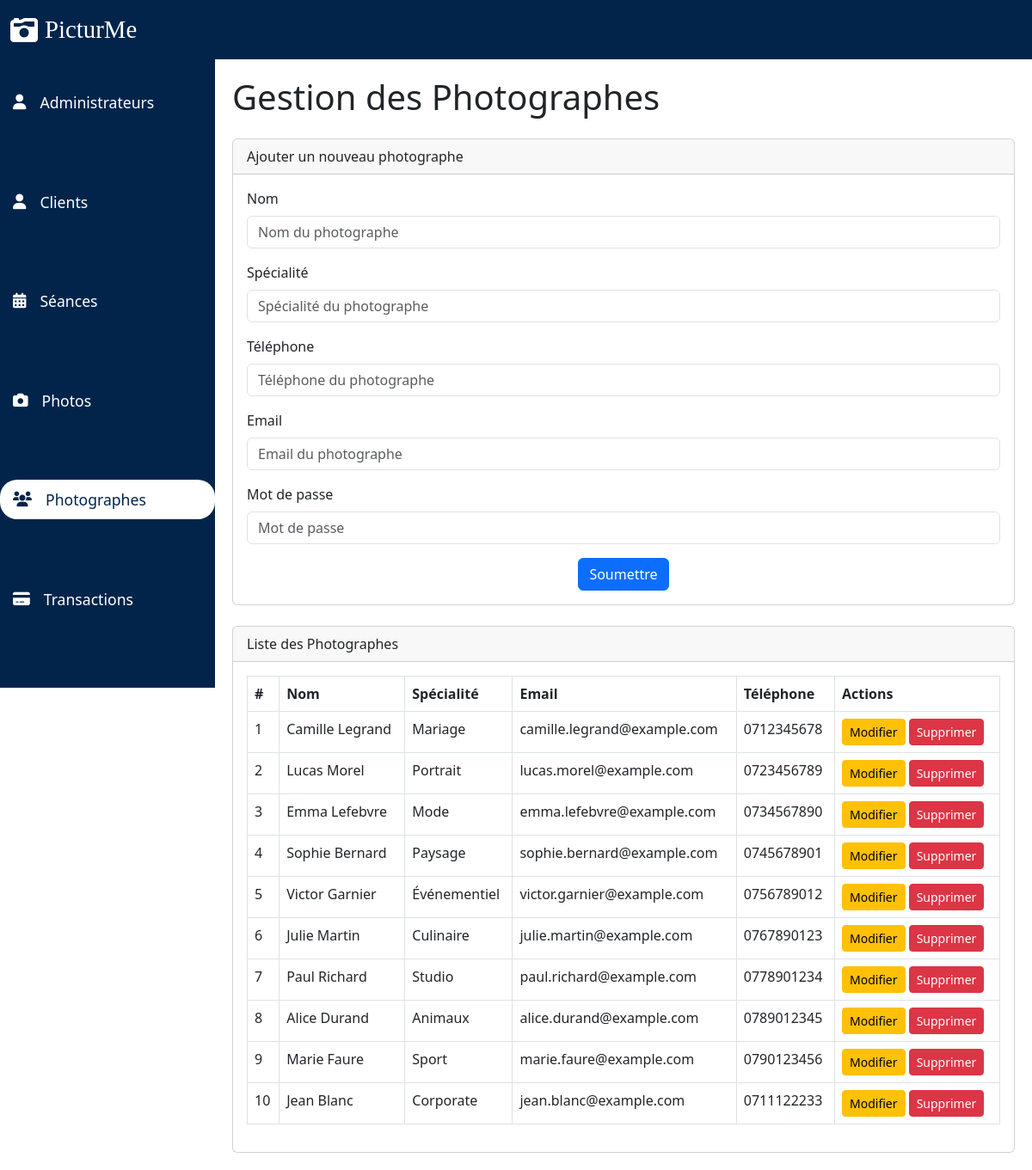
Screenshot of /pages/dashboard/photographes.php with the database file from the repository.
### tables this page shows
CREATE TABLE Photographe (
                             id_photographe INT PRIMARY KEY AUTO_INCREMENT,
                             nom VARCHAR(100),
                             specialite VARCHAR(100),
                             email VARCHAR(100),
                             telephone VARCHAR(15)
);

### public/pages/dashboard/photographes.php (the view, shortened to what this page needs)
<?php
include "../../login/connexion_bdd.php";
$sql_photographes = "SELECT * FROM Photographe";
$result_photographes = mysqli_query($conn, $sql_photographes);
?>
<?php
include "../../composants/header.php";
include "../../composants/navbar.php";
include "../../composants/sidebar.php";
?>
<div class="content">
    <h1 class="mb-4">Gestion des Photographes</h1>
    <div class="card mb-4">
        <div class="card-header">Ajouter un nouveau photographe</div>
        <div class="card-body">
            <form action="photographes.php" method="post">
                <div class="mb-3">
                    <label for="nom" class="form-label">Nom</label>
                    <input type="text" id="nom" name="nom" class="form-control" placeholder="Nom du photographe" required>
                </div>
                <div class="mb-3">
                    <label for="specialite" class="form-label">Spécialité</label>
                    <input type="text" id="specialite" name="specialite" class="form-control" placeholder="Spécialité du photographe" required>
                </div>
                <div class="mb-3">
                    <label for="telephone" class="form-label">Téléphone</label>
                    <input type="tel" id="telephone" name="telephone" class="form-control" placeholder="Téléphone du photographe" required>
                </div>
                <div class="mb-3">
                    <label for="email" class="form-label">Email</label>
                    <input type="email" id="email" name="email" class="form-control" placeholder="Email du photographe" required>
                </div>
                <div class="mb-3">
                    <label for="mot_de_passe" class="form-label">Mot de passe</label>
                    <input type="password" id="mot_de_passe" name="mot_de_passe" class="form-control" placeholder="Mot de passe" required>
                </div>
                <div class="text-center">
                    <button type="submit" class="btn btn-primary">Soumettre</button>
                </div>
            </form>
        </div>
    </div>
    <div class="card">
        <div class="card-header">Liste des Photographes</div>
        <div class="card-body">
            <table class="table table-bordered">
                <thead>
                <tr>
                    <th>#</th>
                    <th>Nom</th>
                    <th>Spécialité</th>
                    <th>Email</th>
                    <th>Téléphone</th>
                    <th>Actions</th>
                </tr>
                </thead>
                <tbody>
                <?php if ($result_photographes && $result_photographes->num_rows > 0): ?>
                    <?php while ($row = $result_photographes->fetch_assoc()): ?>
                        <tr>
                            <td><?php echo htmlspecialchars($row['id_photographe']); ?></td>
                            <td><?php echo htmlspecialchars($row['nom']); ?></td>
                            <td><?php echo htmlspecialchars($row['specialite']); ?></td>
                            <td><?php echo htmlspecialchars($row['email']); ?></td>
                            <td><?php echo htmlspecialchars($row['telephone']); ?></td>
                            <td>
                                <a href="edit_photographe.php?id=<?php echo $row['id_photographe']; ?>" class="btn btn-warning btn-sm">Modifier</a>
                                <a href="delete_photographe.php?id=<?php echo $row['id_photographe']; ?>" class="btn btn-danger btn-sm" onclick="return confirm('Êtes-vous sûr de vouloir supprimer ce photographe ?');">Supprimer</a>
                            </td>
                        </tr>
                    <?php endwhile; ?>
                <?php else: ?>
                    <tr>
                        <td colspan="6" class="text-center">Aucun photographe trouvé</td>
                    </tr>
                <?php endif; ?>
                </tbody>
            </table>
        </div>
    </div>
</div>
</body>
</html>

### ressources/css/dashboard.css (style rules this page uses)
.content { margin-left: 250px; padding: 20px; overflow-y: auto; }

### rows the page displays
photographe: id_photographe "1", nom "Camille Legrand", specialite "Mariage", email "camille.legrand@example.com", telephone "0712345678"
photographe: id_photographe "2", nom "Lucas Morel", specialite "Portrait", email "lucas.morel@example.com", telephone "0723456789"
photographe: id_photographe "3", nom "Emma Lefebvre", specialite "Mode", email "emma.lefebvre@example.com", telephone "0734567890"
photographe: id_photographe "4", nom "Sophie Bernard", specialite "Paysage", email "sophie.bernard@example.com", telephone "0745678901"
photographe: id_photographe "5", nom "Victor Garnier", specialite "Événementiel", email "victor.garnier@example.com", telephone "0756789012"
photographe: id_photographe "6", nom "Julie Martin", specialite "Culinaire", email "julie.martin@example.com", telephone "0767890123"
photographe: id_photographe "7", nom "Paul Richard", specialite "Studio", email "paul.richard@example.com", telephone "0778901234"
photographe: id_photographe "8", nom "Alice Durand", specialite "Animaux", email "alice.durand@example.com", telephone "0789012345"
photographe: id_photographe "9", nom "Marie Faure", specialite "Sport", email "marie.faure@example.com", telephone "0790123456"
photographe: id_photographe "10", nom "Jean Blanc", specialite "Corporate", email "jean.blanc@example.com", telephone "0711122233"
